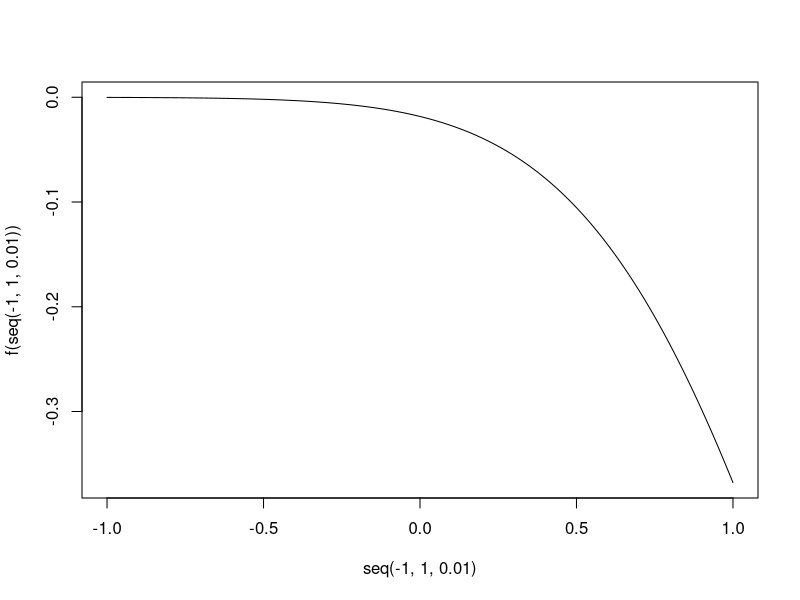
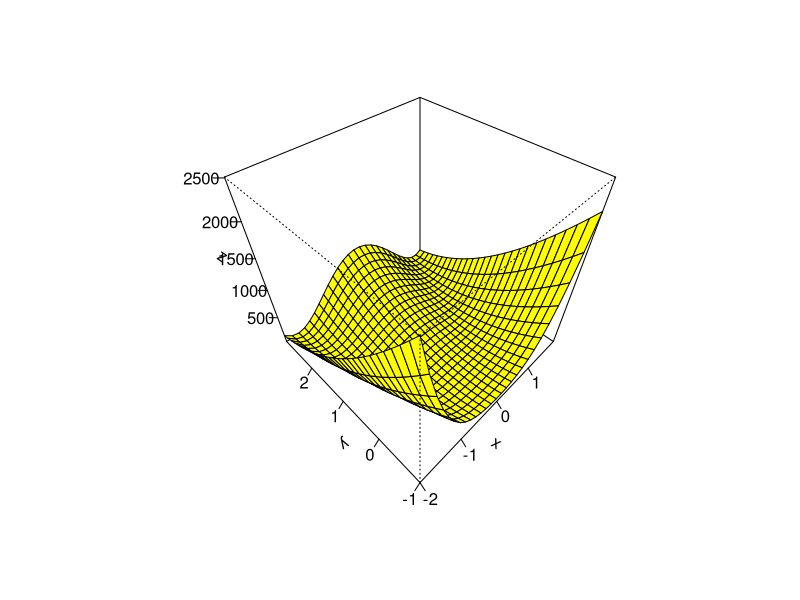
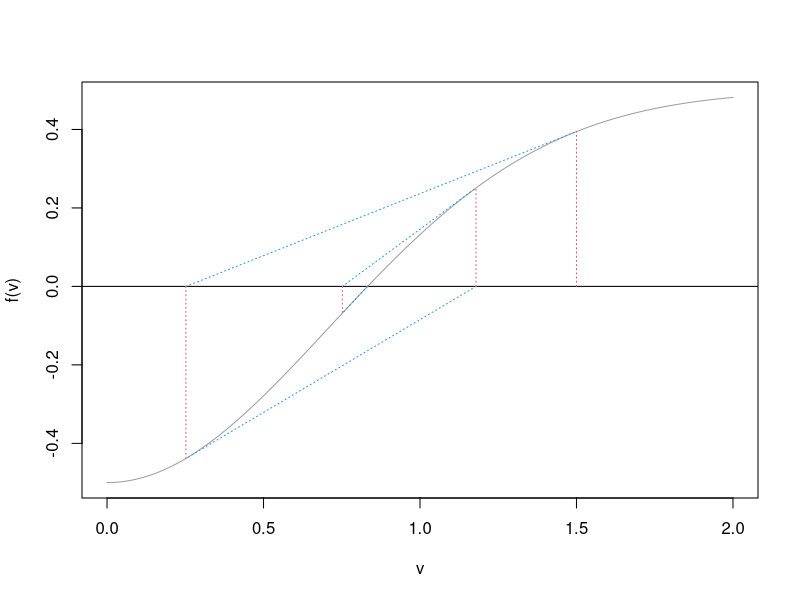

Here is the R script that generated these plots, in order:
## Optimization
#----------------
## Example 1
f <- function(x) -exp(-( (x-2)^2 ))
plot(seq(-1,1,0.01),f(seq(-1,1,0.01)),type="l")

## without derivative
optim(1,f)$par

df<-function(x) -2*(x-2)*f(x)
optim(1,f,df,method="CG")$par

# Two dimensional examples
f <- function(x1,y1) (1-x1)^2 + 100*(y1 - x1^2)^2
x <- seq(-2,2,by=.15)
y <- seq(-1,3,by=.15)
z <- outer(x,y,f)
persp(x,y,z,phi=45,theta=-45,col="yellow",shade=.00000001,ticktype="detailed")

f <- function(x) (1-x[1])^2 + 100*(x[2]-x[1]^2)^2
optim( c(0,0), f )$par

# Newton method
# f and f’
f <- function(x) .5-exp(-(x^2))
df <- function(x) 2*x*exp(-(x^2))
v <- seq(0,2,length=1000) # make the initial plot
plot(v,f(v),type="l",col=8)
abline(h=0)
x0 <- 1.5

# paste this repeatedly to see Newton’s method work
for(i in 1:10){
  segments(x0,0,x0,f(x0),col=2,lty=3)
  slope <- df(x0)
  g <- function(x) f(x0) + slope*(x - x0)
  v = seq(x0 - f(x0)/df(x0),x0,length=1000)
  lines(v,g(v),lty=3,col=4)
  x0 <- x0 - f(x0)/df(x0)
}

